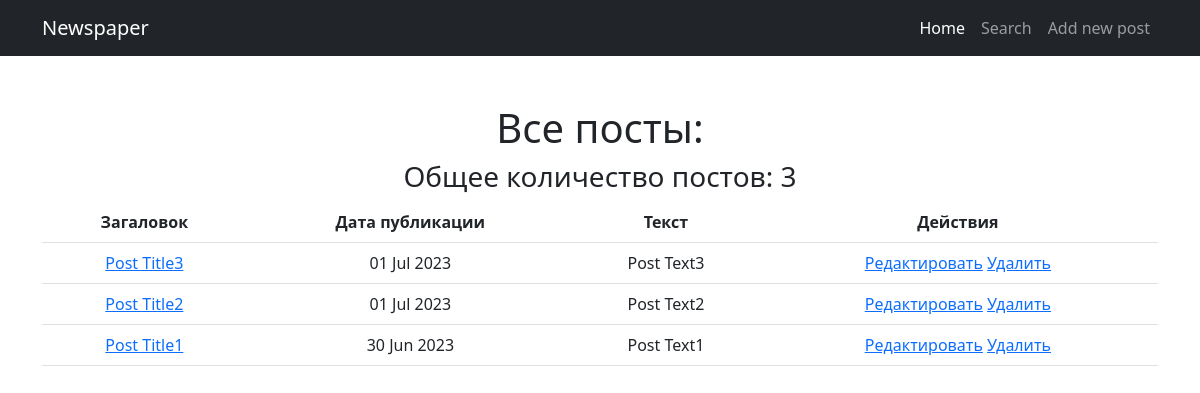
Before: /news/ with the older database file.
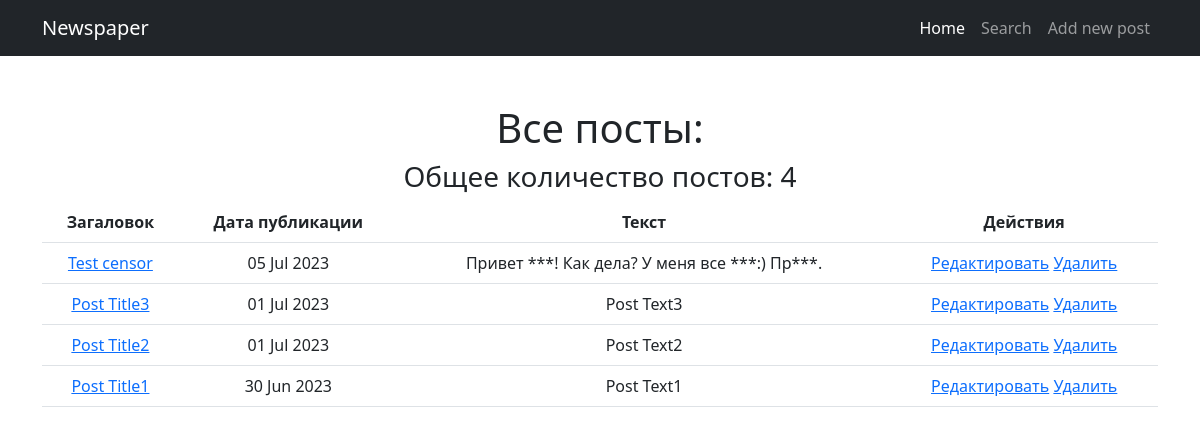
After: the same page with the newer database file.
### news/models.py (models this page shows, shortened)
class Post(models.Model):
    author = models.ForeignKey(Author, on_delete=models.CASCADE)
    ARTICLE = 'AR'
    NEWS = 'NW'
    CHOICES = [
        (ARTICLE, 'Статья'),
        (NEWS, 'Новость')
    ]
    choice = models.CharField(max_length=2, choices=CHOICES, default=ARTICLE)
    createDate = models.DateTimeField(auto_now_add=True)
    category = models.ManyToManyField(Category, through='PostCategory')
    postTitle = models.CharField(max_length=255)
    postText = models.TextField()
    postRating = models.IntegerField(default=0)

### news/views.py (the view)
# urls.py: path('', PostsList.as_view(), name='allNews'),
class PostsList(ListView):
    model = Post
    template_name = 'news.html'
    context_object_name = 'posts'
    ordering = ['-createDate']
    paginate_by = 10

### news/templatetags/custom_filters.py (called while the page is built)
@register.filter(name='censor')
def censor(value):
    bad_words = ['плохое_слово1', 'плохое_слово2', 'плохое_слово3', 'плохое_слово4']
    for w in bad_words:
        if w in value:
            value = value.replace(w, '***')
    return value

### templates/news.html (shortened to what this page needs)
{% extends 'default.html' %}
{% block content %}
    {% if posts %}
        <h1>Все посты:</h1>
        <h3>Общее количество постов: {{ posts|length }}</h3>
        <table class="table">
           <tr>
               <th scope="col">
                   Загаловок
               </th>
               <th scope="col">
                   Дата публикации
               </th>
               <th scope="col">
                   Текст
               </th>
               <th scope="col">
                   Действия
               </th>
           </tr>
        {% for post in posts %}
           <tr>
               <td>
                   <a href="{% url 'news:postDetail' post.id %}">{{ post.postTitle|censor }}</a>
               </td>
               <td>
                   {{ post.createDate|date:'d M Y' }}
               </td>
               <td>
                   {{ post.postText|truncatewords:20|censor }}
               </td>
               <td>
                   <a href="{% url 'news:postUpdate' post.id %}">Редактировать</a>
                   <a href="{% url 'news:postDelete' post.id %}">Удалить</a>
               </td>
           </tr>
        {% endfor %}
        </table>
    {% else %}
        <h1>Пока новостей нет</h1>
    {% endif %}
{% endblock content %}

Changed rows visible on the page:
added Post: postTitle|censor "Test censor", createDate "05 Jul 2023", postText|censor "Привет ***! Как дела? У меня все ***:) Пр***."
Other visible differences:
{{ posts|length }}: "3" → "4"
